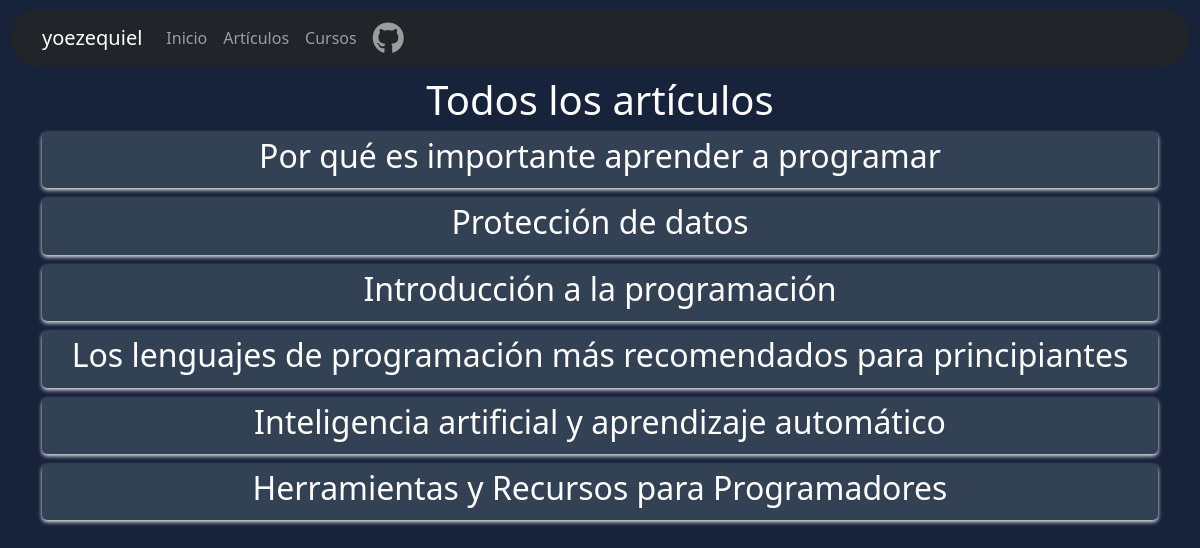
Page /articles on the earlier database version.
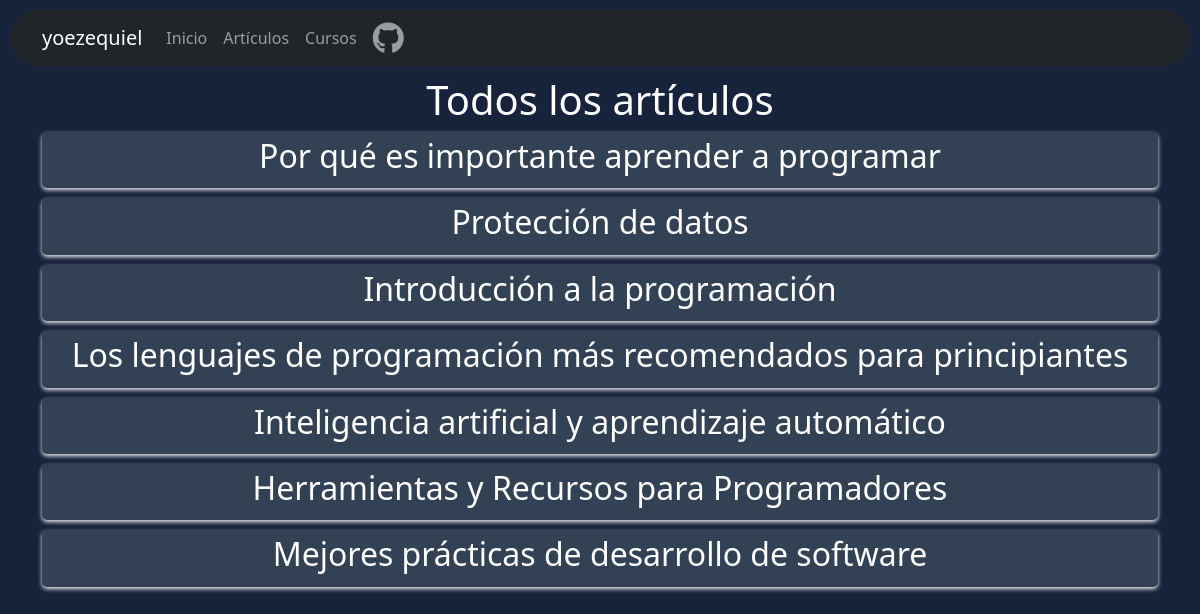
Same page on the later database version.
### tables this page shows
CREATE TABLE articles (
                    id INTEGER PRIMARY KEY AUTOINCREMENT,
                    title TEXT NOT NULL,
                    content TEXT NOT NULL,
                    image TEXT
                );

### app.py (the view)
@app.route('/articles')
def view_all_articles():
    conn = get_db_connection()
    if conn:
        try:
            cursor = conn.cursor()
            cursor.execute("SELECT * FROM articles")
            all_articles = cursor.fetchall()
            cursor.close()
            conn.close()
            return render_template('all_articles.html', articles=all_articles)
        except sqlite3.Error as e:
            print(e)
            return "Error en la conexión a la base de datos"
    else:
        return "Error en la conexión a la base de datos"

### app.py (called while the page is built)
def get_db_connection():
    try:
        conn = sqlite3.connect('blog.db')
        return conn
    except sqlite3.Error as e:
        print(e)
        return None

### templates/all_articles.html (shortened to what this page needs)
{% extends 'base.html' %}
{% block content %}
<link rel="stylesheet" href="{{ url_for('static', filename='css/index.css') }}">
<body>
    <h1>Todos los artículos</h1>
    {% for article in articles %}
            <div class="article">
                <h2><a href="{{ url_for('view_article', article_id=article[0]) }}">{{ article[1] }}</a></h2>
            </div>
        {% endfor %}
</body>
</html>
{% endblock %}

### templates/base.html (shortened to what this page needs)
<!DOCTYPE html>
<html>
<head>
    <link rel="stylesheet" href="https://stackpath.bootstrapcdn.com/bootstrap/5.0.0-alpha2/css/bootstrap.min.css">
    <link rel="stylesheet" href="{{ url_for('static', filename='css/base.css') }}">
</head>
<body>
    <nav class="navbar navbar-expand-lg navbar-dark bg-dark">
        <div class="container">
            <a class="navbar-brand" href="/">yoezequiel</a>
            <div class="collapse navbar-collapse" id="navbarNav">
                <ul class="navbar-nav ml-auto">
                    <li class="nav-item">
                        <a class="nav-link" href="/">Inicio</a>
                    </li>
                    <li class="nav-item">
                        <a class="nav-link" href="/articles">Artículos</a>
                    </li>
                    <li class="nav-item">
                        <a class="nav-link" href="/cursos">Cursos</a>
                    </li>
                    <li class="nav-item">
                        <a class="nav-link" href="https://github.com/yoezequiel "target="_blank"><i class="fa-brands fa-github fa-2xl"></i></a>
                    </li>
                </ul>
            </div>
        </div>
    </nav>
    <div class="container" id="container">
        {% block content %}
        {% endblock %}
</body>
</html>

### static/css/base.css (style rules this page uses)
body { background-color: rgb(23, 34, 59); color: white; text-align: center; }
nav { border-radius: 100px; margin: 10px; }

### static/css/index.css (style rules this page uses)
.article { padding: 5px; margin-bottom: 10px; box-shadow: 0 2px 4px rgba(251, 251, 251, 0.934); transition: transform 0.2s ease-in-out; background-color: rgb(51, 65, 85); border-radius: 5px; }
a { text-decoration: none; color: white; font-weight: 350; }

Differences in the rows shown:
added articles: title "Mejores prácticas de desarrollo de software"
